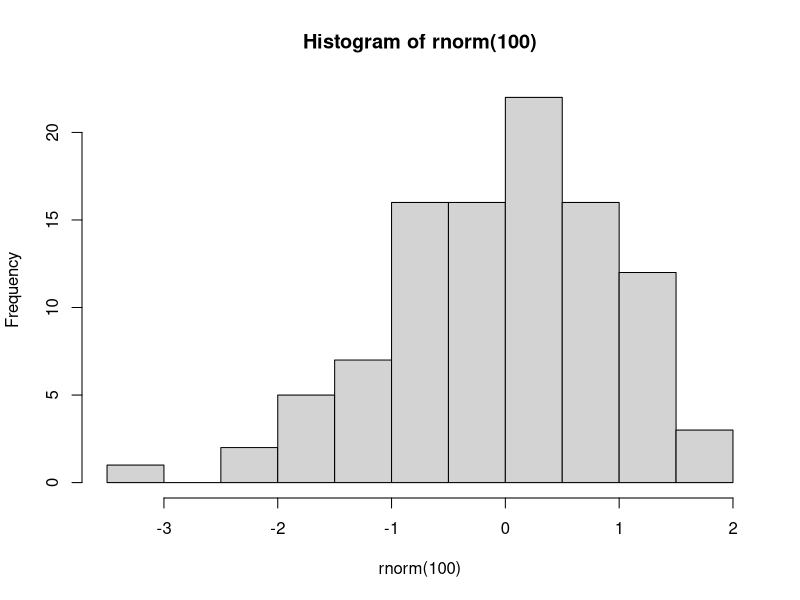

Source code (R):
# another test file
print('another test file to keep track off')
hist(rnorm(100))

print('new line')
print('another line')
